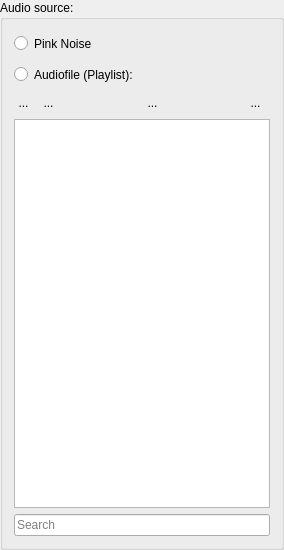
     <widget class="QGroupBox" name="SourceBox">
      <property name="minimumSize">
       <size>
        <width>255</width>
        <height>550</height>
       </size>
      </property>
      <property name="maximumSize">
       <size>
        <width>16777215</width>
        <height>16777215</height>
       </size>
      </property>
      <property name="title">
       <string>Audio source:</string>
      </property>
      <layout class="QVBoxLayout" name="verticalLayout_4">
       <item>
        <widget class="QRadioButton" name="PinkNoiseRBut">
         <property name="minimumSize">
          <size>
           <width>0</width>
           <height>25</height>
          </size>
         </property>
         <property name="text">
          <string>Pink Noise</string>
         </property>
        </widget>
       </item>
       <item>
        <widget class="QRadioButton" name="AudiofileRBut">
         <property name="minimumSize">
          <size>
           <width>0</width>
           <height>25</height>
          </size>
         </property>
         <property name="text">
          <string>Audiofile (Playlist):</string>
         </property>
        </widget>
       </item>
       <item>
        <layout class="QHBoxLayout" name="AddPlusRemoveAudioLay">
         <property name="rightMargin">
          <number>5</number>
         </property>
         <item>
          <widget class="QToolButton" name="PlusFilesBut">
           <property name="toolTip">
            <string>Add tracks</string>
           </property>
           <property name="styleSheet">
            <string notr="true">QToolButton{
border: None;
}

QToolButton:pressed{
border: 1px inset gray;
background: rgba(118, 214, 255, 85)
}</string>
           </property>
           <property name="text">
            <string>...</string>
           </property>
           <property name="icon">
            <iconset resource="../../Icons.qrc">
             <normaloff>:/AddRemove/Icons/AddRemove/plus.png</normaloff>:/AddRemove/Icons/AddRemove/plus.png</iconset>
           </property>
          </widget>
         </item>
         <item>
          <widget class="QToolButton" name="MinusFilesBut">
           <property name="toolTip">
            <string>Remove tracks</string>
           </property>
           <property name="styleSheet">
            <string notr="true">QToolButton{
border: None;
}

QToolButton:pressed{
border: 1px inset gray;
background: rgba(118, 214, 255, 85)
}</string>
           </property>
           <property name="text">
            <string>...</string>
           </property>
           <property name="icon">
            <iconset resource="../../Icons.qrc">
             <normaloff>:/AddRemove/Icons/AddRemove/minus.png</normaloff>:/AddRemove/Icons/AddRemove/minus.png</iconset>
           </property>
          </widget>
         </item>
         <item>
          <spacer name="horizontalSpacer_12">
           <property name="orientation">
            <enum>Qt::Horizontal</enum>
           </property>
           <property name="sizeHint" stdset="0">
            <size>
             <width>20</width>
             <height>20</height>
            </size>
           </property>
          </spacer>
         </item>
         <item>
          <widget class="QToolButton" name="ShufflePlaybackBut">
           <property name="minimumSize">
            <size>
             <width>21</width>
             <height>0</height>
            </size>
           </property>
           <property name="maximumSize">
            <size>
             <width>16777215</width>
             <height>26</height>
            </size>
           </property>
           <property name="toolTip">
            <string>Shuffle playback mode</string>
           </property>
           <property name="styleSheet">
            <string notr="true">QToolButton{border: none;}
QToolButton:hover{
background: rgba(192, 192, 192, 128);
border-radius: 4px;
}
QToolButton:checked{
border-radius: 4px;
}</string>
           </property>
           <property name="text">
            <string>...</string>
           </property>
           <property name="icon">
            <iconset resource="../../Icons.qrc">
             <normaloff>:/Player/Icons/Player/shuffle_black.png</normaloff>
             <normalon>:/Player/Icons/Player/shuffle_blue.png</normalon>:/Player/Icons/Player/shuffle_black.png</iconset>
           </property>
           <property name="checkable">
            <bool>true</bool>
           </property>
          </widget>
         </item>
         <item>
          <spacer name="horizontalSpacer_15">
           <property name="orientation">
            <enum>Qt::Horizontal</enum>
           </property>
           <property name="sizeHint" stdset="0">
            <size>
             <width>20</width>
             <height>20</height>
            </size>
           </property>
          </spacer>
         </item>
         <item alignment="Qt::AlignRight">
          <widget class="QToolButton" name="ClearFilesBut">
           <property name="toolTip">
            <string>Clear playlist</string>
           </property>
           <property name="styleSheet">
            <string notr="true">QToolButton{
border: None;
}

QToolButton:pressed{
border: 1px inset gray;
background: rgba(118, 214, 255, 85)
}</string>
           </property>
           <property name="text">
            <string>...</string>
           </property>
           <property name="icon">
            <iconset resource="../../Icons.qrc">
             <normaloff>:/AddRemove/Icons/AddRemove/clear.png</normaloff>:/AddRemove/Icons/AddRemove/clear.png</iconset>
           </property>
           <property name="iconSize">
            <size>
             <width>20</width>
             <height>20</height>
            </size>
           </property>
          </widget>
         </item>
        </layout>
       </item>
       <item>
        <widget class="PlaylistView" name="PlaylistView">
         <property name="minimumSize">
          <size>
           <width>230</width>
           <height>0</height>
          </size>
         </property>
         <property name="acceptDrops">
          <bool>true</bool>
         </property>
         <property name="styleSheet">
          <string notr="true"/>
         </property>
         <property name="dragEnabled">
          <bool>true</bool>
         </property>
         <property name="dragDropMode">
          <enum>QAbstractItemView::InternalMove</enum>
         </property>
        </widget>
       </item>
       <item>
        <widget class="QLineEdit" name="SearchAudio">
         <property name="minimumSize">
          <size>
           <width>230</width>
           <height>0</height>
          </size>
         </property>
         <property name="inputMask">
          <string/>
         </property>
         <property name="placeholderText">
          <string>Search</string>
         </property>
         <property name="clearButtonEnabled">
          <bool>true</bool>
         </property>
        </widget>
       </item>
      </layout>
     </widget>
